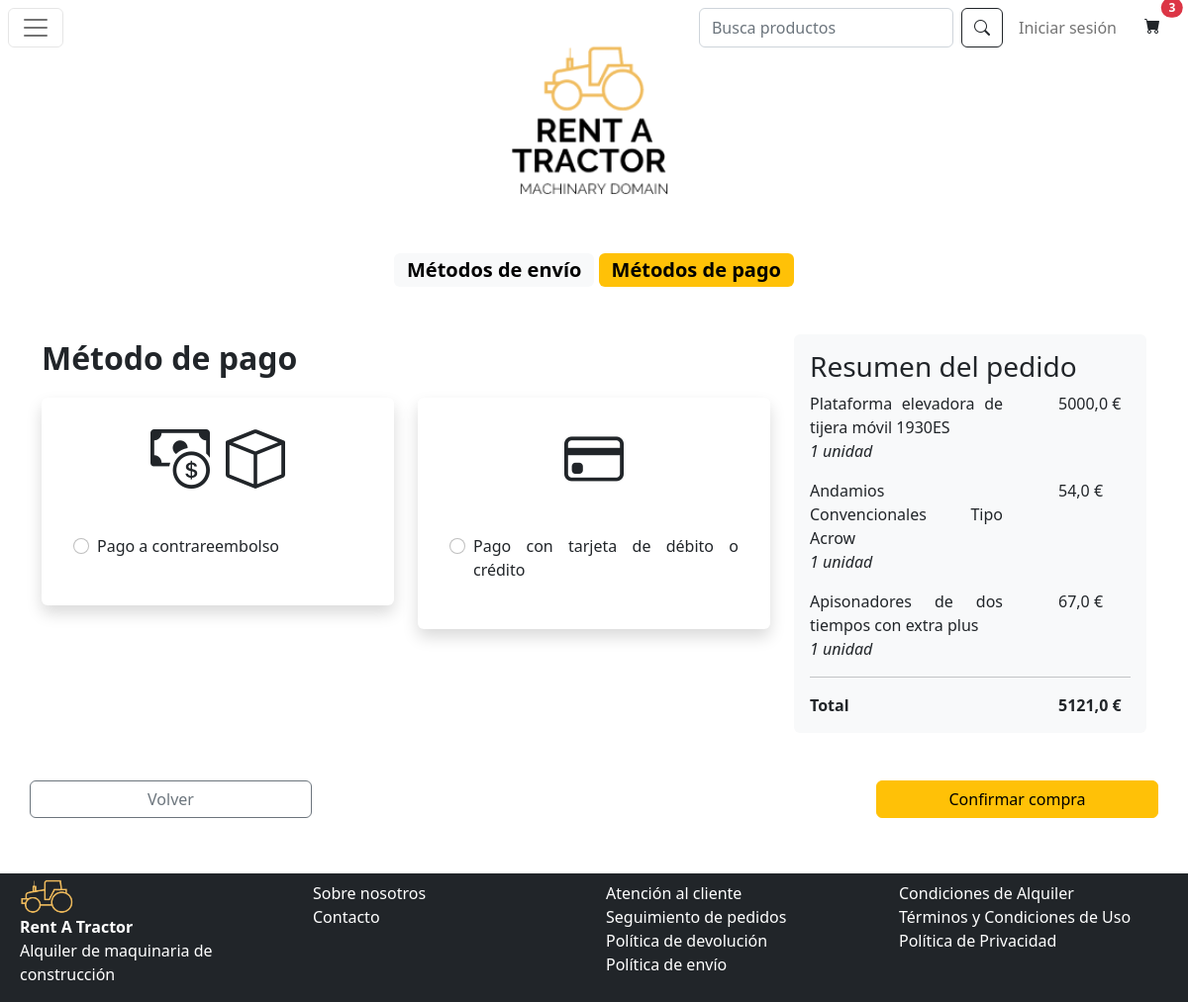
The page /pago/15 on the database its author committed.
### app/models.py (models this page shows)
class EnCesta(models.Model):
    maquina = models.ForeignKey("Maquina", on_delete=models.CASCADE)
    cliente = models.ForeignKey("Cliente", on_delete=models.CASCADE)
    cantidad = models.IntegerField()

class Maquina(models.Model):
    id = models.IntegerField(primary_key=True)
    nombre = models.CharField(max_length=64)
    descripcion = models.CharField(max_length=256)
    precio = models.FloatField()
    stock = models.IntegerField()
    marca = models.CharField(max_length=64)
    fabricante = models.CharField(max_length=64)
    dimensiones = models.CharField(max_length=256)
    imagen = models.CharField(max_length=256)
    tipo_maquina = models.CharField(choices=TipoMaquina.choices(), default=TipoMaquina.varios, max_length=256)
    descuento = models.FloatField(default=0.0)
    sugerido = models.BooleanField(default=False)

### app/views.py (the view, shortened to what this page needs)
# urls.py: path('pago/<int:id>', views.pago),
def pago(request, id):
    step2_form = Step2Form()
    formulario = SearchForm(initial={'search': None})
    pedido = Pedido.objects.get(pk=id)
    precioTotal = 0
    precioTotalEnvio = 0
    try:
        cesta = EnCesta.objects.filter(cliente__id=Pedido.objects.get(pk=id).cliente.id)
    except:
        cesta = verCestaModal(request)
    try:
        cliente = ClienteRegistrado.objects.get(user=request.user.id).cliente
        for producto in cesta:
            precioTotal += (producto.maquina.precio - producto.maquina.descuento) * producto.cantidad
        precioTotalEnvio = precioTotal + 50 if (
                    precioTotal < 499 and not pedido.recogida_en_tienda) else precioTotal
    except ObjectDoesNotExist:
        cliente = None
        for producto in cesta:
            precioTotal += (producto.maquina.precio - producto.maquina.descuento) * producto.cantidad
        precioTotalEnvio = precioTotal + 50 if (
                    precioTotal < 499 and not pedido.recogida_en_tienda) else precioTotal
    return render(request, 'pago.html',
                  {'cesta': cesta, 'formulario': formulario, 'STATIC_URL': settings.STATIC_URL, 'cliente': cliente,
                   'pedido': pedido, 'step2_form': step2_form, 'precioTotal': precioTotal,
                   'precioTotalEnvio': precioTotalEnvio})

### app/forms.py
class SearchForm(forms.Form):
    search = forms.CharField(
        widget=forms.TextInput(attrs={"class": "form-control me-2", "placeholder": "Busca productos"}), label=False,
        required=False)

class Step2Form(forms.Form):
    CHOICES=[(1,'Pago a contrareembolso'),(2, 'Pago con tarjeta de débito o crédito')]
    reembolso = forms.ChoiceField(widget=forms.RadioSelect, choices=CHOICES, label='Método de pago')

### app/templatetags/custom_template_tags.py (called while the page is built)
@register.filter(name='multiply')
def multipy(value, arg):
    return value * arg

### app/templates/pago.html (shortened to what this page needs)
{% extends 'master.html' %} {% block contenido %}
{% load custom_template_tags %}
<form method="POST">
<div class="text-center">
  <span class="badge text-bg-light fs-5"> <a class = "text-decoration-none text-black">Métodos de envío</a></span>
  <span class="badge text-bg-warning fs-5"><a class = "text-decoration-none text-black">Métodos de pago</a></span>
</div>
<div class="row mt-5">
  <div class="col-md-8">
    {% for field in  step2_form %}
      <strong style="font-size: xx-large">{{ field.label }}</strong>
      <div class="row mt-3">
        {% for choice in field.field.choices %}
          <div class="col-md-6">
            <div class="card border-0 shadow p-3 mb-5 bg-white rounded">
              {% if choice.0 == 1 %}
              <div class="text-center"><i class="bi bi-cash-coin me-2" style="font-size: 60px;"></i><i class="bi bi-box ms-2" style="font-size: 60px;"></i></div>
              {% elif choice.0 == 2%}
              <div class="text-center"><i class="bi bi-credit-card" style="font-size: 60px;"></i></div>
              {% endif %}
              <div class="card-body">
                <p class="card-text">
                  <div class="form-check">
                    {% if choice.0 == 1%}
                      <input class="form-check-input" type="radio" name="reembolso" value="{{choice.0}}" id="id_reembolso_0">
                      <label class="form-check-label" for="id_reembolso_0">
                    {% elif choice.0 == 2%}
                      <input class="form-check-input" type="radio" name="reembolso" value="{{choice.0}}" id="id_reembolso_1">
                      <label class="form-check-label" for="id_reembolso_1">
                    {% endif %}
                    {{choice.1}}
                    </label>
                  </div>
                </p>
              </div>
            </div>
          </div>
        {% endfor %}
        </div>
    {% endfor %}
  </div>
   <div class="col-md-4">
    <div class="card border-0 bg-light">
      <div class="card-body">
        <h3 class="card-title">Resumen del pedido</h3>
        {% for producto in cesta %}
          <p class="card-text d-flex justify-content-between mb-0"><span class="pe-5 w-75">{{producto.maquina.nombre}}</span><span class="w-25 position-absolute end-0">
                {% if producto.maquina.descuento != 0 %}
                  {{producto.maquina.precio|subtract:producto.maquina.descuento|multiply:producto.cantidad}}
                {% else %}
                  {{producto.maquina.precio|multiply:producto.cantidad}}
                {% endif %} €
          </span></p>
          <p class="card-text fst-italic">
                {{producto.cantidad}}
                {% if producto.cantidad == 1%}
                  unidad
                {% else %}
                  unidades
                {% endif %}</p>
          {% endfor %}
          <hr/>
          <strong class="card-text d-flex justify-content-between"><span>Total</span><span class="w-25 position-absolute end-0">{{precioTotal}} €</span></strong>
      </div>
  </div>
  </div>
</div>
<div class="row mt-5 d-flex justify-content-between">
  <button class="btn btn-outline-secondary w-25" onclick="location.href='/borraPedido/{{ pedido.id }}'">Volver</button>
  <button class="btn btn-warning w-25" type="submit">Confirmar compra</button>
</div>
</form>
{% endblock %}

### rows shown on the page
EnCesta: maquina.nombre "Plataforma elevadora de tijera móvil 1930ES", maquina.precio|multiply "5000,0", cantidad "1", shows "unidad"
EnCesta: maquina.nombre "Andamios Convencionales Tipo Acrow", maquina.precio|multiply "54,0", cantidad "1", shows "unidad"
EnCesta: maquina.nombre "Apisonadores de dos tiempos con extra plus", maquina.precio|multiply "67,0", cantidad "1", shows "unidad"

### other values the page prints
{{ cesta|length }} "3"
{{ field.label }} "Método de pago"
{{ choice.1 }} "Pago a contrareembolso" "Pago con tarjeta de débito o crédito"
{{ precioTotal }} "5121,0"
